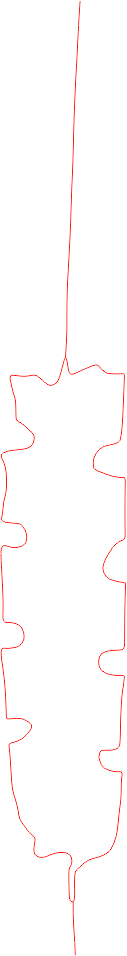
#> input picture measure_pairs/images/311747292980_.pic.jpg, 127 x 956 px
$ python test.py
#> lines starting #> are read from the running program, lines starting #| are printed output that depends on the picture; after the words box and inside, x2 and y2 are one past the last pixel; in counts of white or black regions, pixels touching at a corner belong together
import cv2
import numpy as np
import matplotlib.pyplot as plt

# 图像增强（像素提升）
def enhance_image(img_path):
    # 读取原图
#> called with img_path = 'images/311747292980_.pic.jpg'
    img = cv2.imread(img_path, 0)
#> img: shape (956, 127); min 82, max 255, mean 252.8

    # 直方图均衡化
    hist_eq_img = cv2.equalizeHist(img)
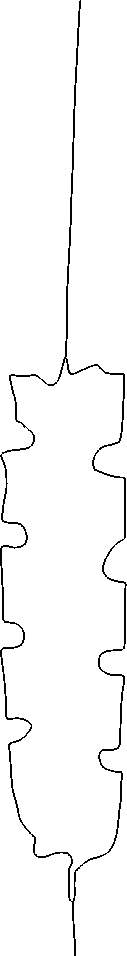
#> hist_eq_img: shape (956, 127); min 0, max 255, mean 247.6

    # 锐化滤波器
    kernel = np.array([[-1, -1, -1], [-1, 9, -1], [-1, -1, -1]])  # 锐化内核
    sharpened_img = cv2.filter2D(hist_eq_img, -1, kernel)

    return sharpened_img

# 自动生成掩码并进行图像修复（inpainting）
def auto_inpainting(img_path):
    # 读取原图
#> called with img_path = 'images/311747292980_.pic.jpg'
    img = cv2.imread(img_path, 0)  # 灰度图

    # Canny边缘检测
    edges = cv2.Canny(img, 100, 200)
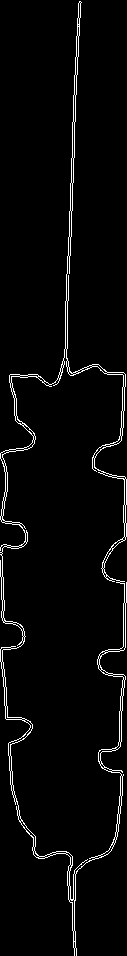
#> edges: shape (956, 127); 3.2% white in thin lines or dots

    # 形态学操作，膨胀和腐蚀
    kernel = np.ones((5, 5), np.uint8)
    dilated_img = cv2.dilate(edges, kernel, iterations=1)
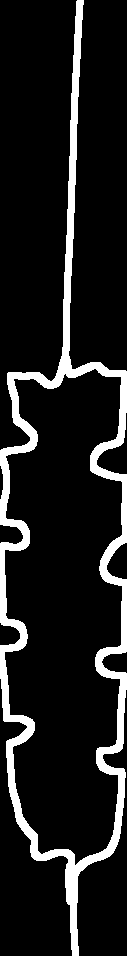
#> dilated_img: shape (956, 127); 11.8% white; 1 white region, box (x1, y1, x2, y2) and area: (0, 0, 127, 956) 14310
    eroded_img = cv2.erode(dilated_img, kernel, iterations=1)
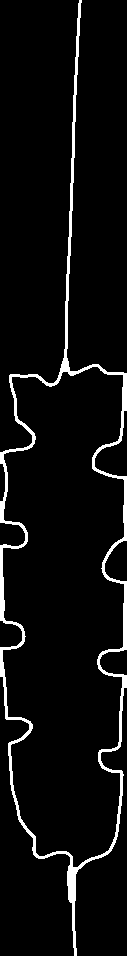
#> eroded_img: shape (956, 127); 5.2% white; 1 white region, box (x1, y1, x2, y2) and area: (0, 0, 127, 956) 6372

    # 掩码是从边缘图像生成的，白色区域为需要修复的部分
    mask = cv2.bitwise_not(eroded_img)  # 将边缘区域反转为掩码

    # 使用inpainting修复图像
    inpainted_img = cv2.inpaint(cv2.imread(img_path), mask, 3, cv2.INPAINT_TELEA)
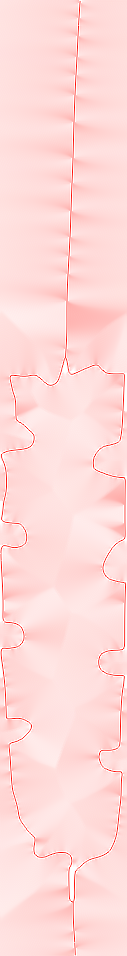
#> inpainted_img: shape (956, 127, 3); mean B, G, R 217, 218.6, 255

    return inpainted_img, mask

# 区域生长法补全缺失部分
def region_growing(img, seed_point, threshold=50, max_growth=500):
#> called with seed_point = (100, 100), threshold = 50, max_growth = 500
    h, w = img.shape
#> h = 956; w = 127
    region = np.zeros_like(img, dtype=np.uint8)
    region[seed_point[1], seed_point[0]] = 255  # 标记种子点
    growth_points = [seed_point]

    while growth_points and max_growth > 0:
        point = growth_points.pop()
        x, y = point
        neighbors = [(x-1, y), (x+1, y), (x, y-1), (x, y+1)]  # 上下左右邻居
        for nx, ny in neighbors:
            if 0 <= nx < w and 0 <= ny < h and region[ny, nx] == 0:  # 检查边界
                if abs(int(img[y, x]) - int(img[ny, nx])) < threshold:  # 判断邻居像素差异
                    region[ny, nx] = 255  # 填充区域
                    growth_points.append((nx, ny))  # 继续扩展
                    max_growth -= 1
    return region

# 主函数，整合增强、修复和区域生长
def main(img_path, seed_point):
    # 1. 图像增强（锐化 + 直方图均衡化）
    enhanced_img = enhance_image(img_path)

    # 2. 自动生成掩码并进行图像修复（inpainting）
    inpainted_img, mask = auto_inpainting(img_path)

    # 3. 区域生长补全
    img = cv2.imread(img_path, 0)  # 读取原图灰度图
    filled_region = region_growing(img, seed_point)
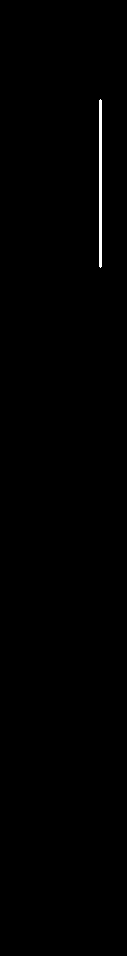
#> filled_region: shape (956, 127); 0.41% white; 1 white region, box (x1, y1, x2, y2) and area: (99, 99, 102, 268) 503

    # 显示结果
    plt.figure(figsize=(10, 8))

    # 显示增强后的图像
    plt.subplot(131)
    plt.imshow(enhanced_img, cmap='gray')
    plt.title("Enhanced Image")

    # 显示图像修复结果
    plt.subplot(132)
    plt.imshow(cv2.cvtColor(inpainted_img, cv2.COLOR_BGR2RGB))
    plt.title("Inpainted Image")

    # 显示区域生长补全结果
    plt.subplot(133)
    plt.imshow(filled_region, cmap='gray')
    plt.title("Region Growing Fill")

    plt.tight_layout()
    plt.show()
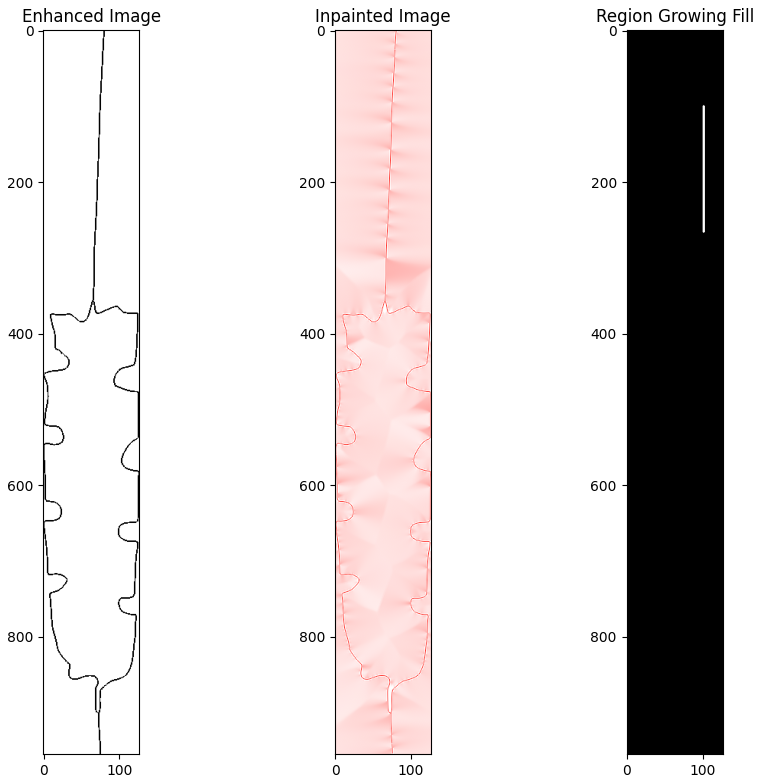
#> figure drawn by matplotlib, 3 panels

# 测试用例
img_path = "images/311747292980_.pic.jpg"  # 图像路径
seed_point = (100, 100)  # 区域生长的种子点位置

# 调用主函数
main(img_path, seed_point)

$ run again, with measure_pairs/images/291747292936_.pic.jpg copied over measure_pairs/images/311747292980_.pic.jpg
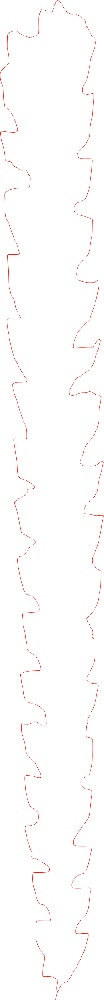
#> input picture measure_pairs/images/291747292936_.pic.jpg, 104 x 1000 px, shrunk from 231 x 2223 before the run
#> in auto_inpainting, `edges = cv2.Canny(img, 100, 200)`:
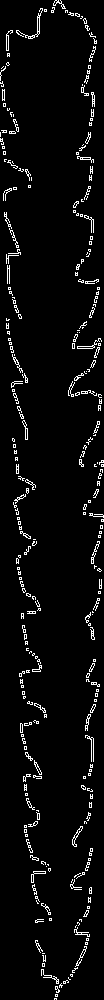
#> edges: shape (1000, 104); 4.3% white in thin lines or dots
#> dilated_img: shape (1000, 104); 18.6% white; 17 white regions, largest, box (x1, y1, x2, y2) and area: (66, 184, 104, 413) 2679, (18, 718, 54, 925) 2261, (4, 0, 99, 128) 1990
#> eroded_img: shape (1000, 104); 6.8% white; 44 white regions (4 under 20 px), largest, box (x1, y1, x2, y2) and area: (6, 0, 97, 126) 746, (35, 919, 90, 1000) 495, (6, 318, 28, 440) 407
#> filled_region: shape (1000, 104); 0.48% white; 1 white region, box (x1, y1, x2, y2) and area: (99, 99, 102, 268) 503
#> in main, `plt.show()`:
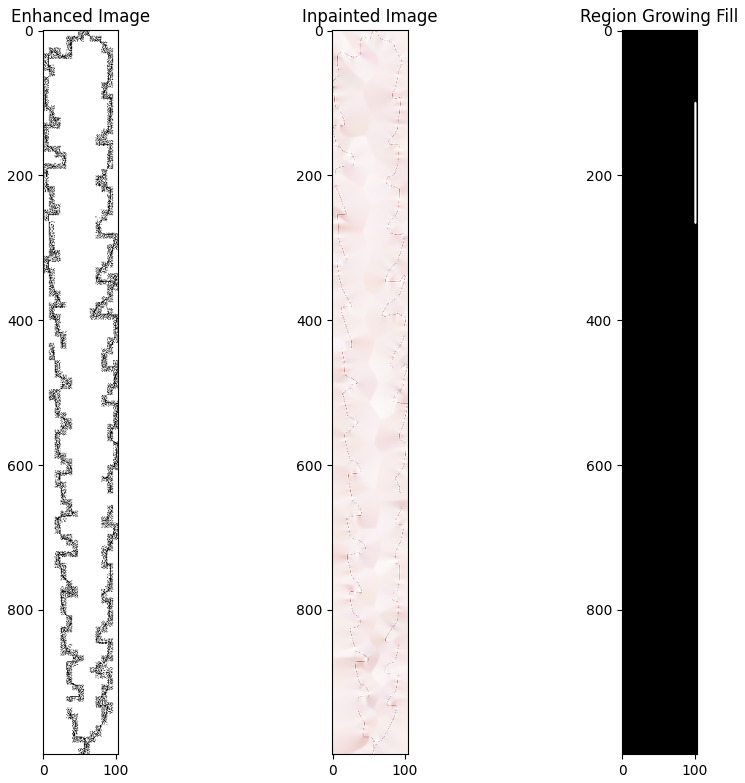
#> figure drawn by matplotlib, 3 panels

$ run again, with measure_pairs/images/11.jpg copied over measure_pairs/images/311747292980_.pic.jpg
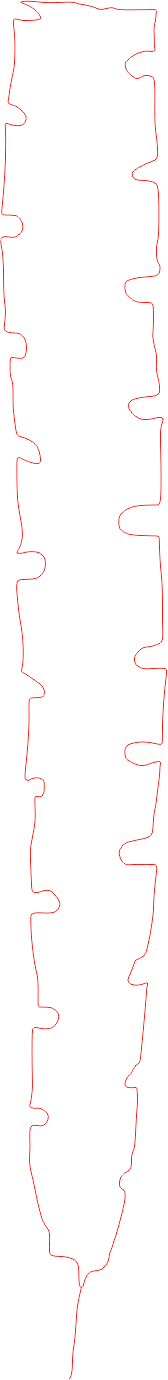
#> input picture measure_pairs/images/11.jpg, 168 x 1380 px
#> in auto_inpainting, `edges = cv2.Canny(img, 100, 200)`:
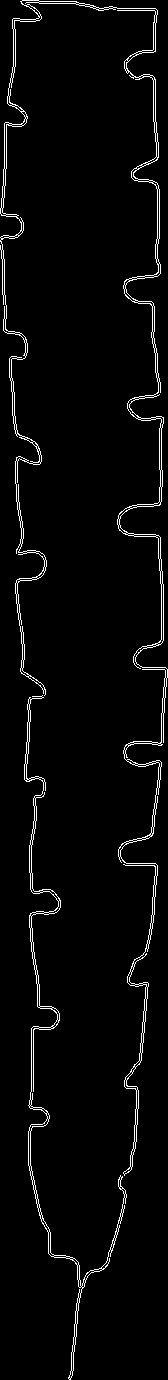
#> edges: shape (1380, 168); 3.1% white in thin lines or dots
#> dilated_img: shape (1380, 168); 11.9% white; 1 white region, box (x1, y1, x2, y2) and area: (0, 0, 168, 1380) 27534
#> eroded_img: shape (1380, 168); 4.9% white; 1 white region, box (x1, y1, x2, y2) and area: (0, 0, 168, 1380) 11424
#> filled_region: shape (1380, 168); 0.22% white; 1 white region, box (x1, y1, x2, y2) and area: (99, 99, 102, 268) 503
#> in main, `plt.show()`:
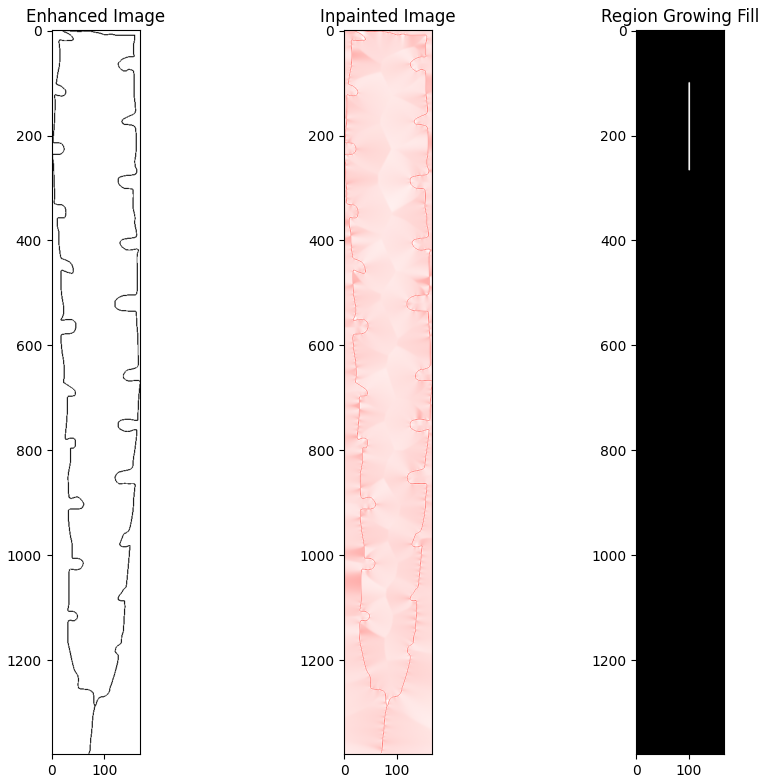
#> figure drawn by matplotlib, 3 panels

$ run again, with measure_pairs/images/2.jpg copied over measure_pairs/images/311747292980_.pic.jpg
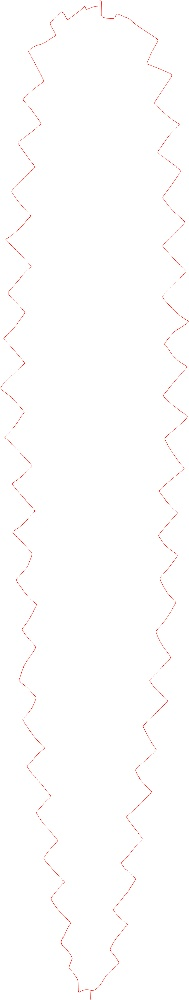
#> input picture measure_pairs/images/2.jpg, 189 x 1000 px, shrunk from 375 x 1982 before the run
#> sharpened_img: shape (1000, 189); 93.8% white; black in thin lines or dots
#> edges: shape (1000, 189); 2.2% white in thin lines or dots
#> dilated_img: shape (1000, 189); 10.7% white; 15 white regions, largest, box (x1, y1, x2, y2) and area: (20, 0, 188, 281) 4904, (20, 717, 131, 1000) 3536, (156, 293, 189, 507) 2265
#> eroded_img: shape (1000, 189); 3.6% white; 116 white regions (35 under 20 px), largest, box (x1, y1, x2, y2) and area: (80, 0, 173, 86) 521, (27, 19, 57, 84) 273, (50, 891, 72, 952) 231
#> filled_region: shape (1000, 189); 0.27% white; 1 white region, box (x1, y1, x2, y2) and area: (99, 99, 102, 268) 503
#> in main, `plt.show()`:
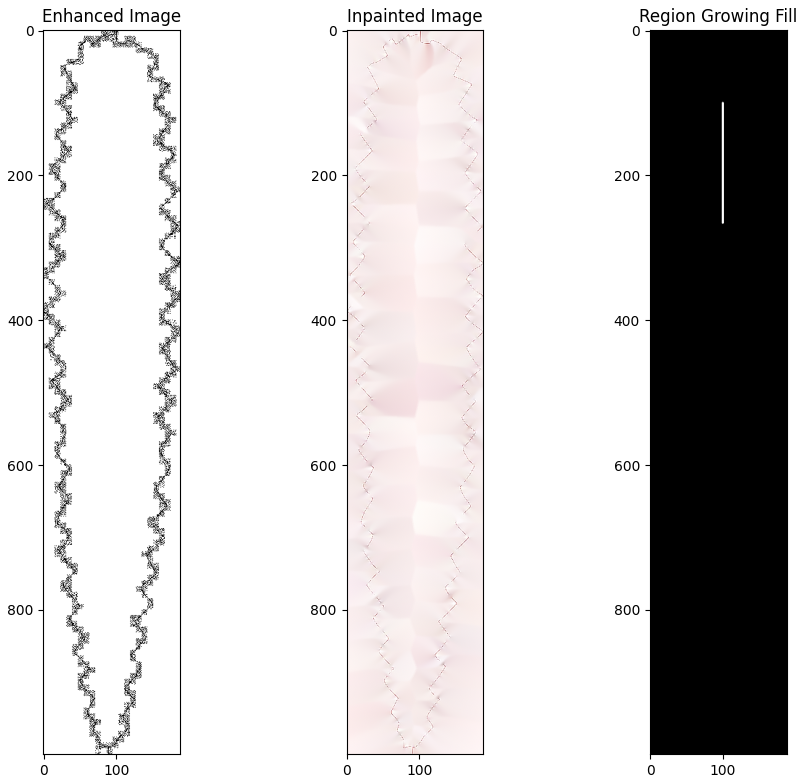
#> figure drawn by matplotlib, 3 panels
